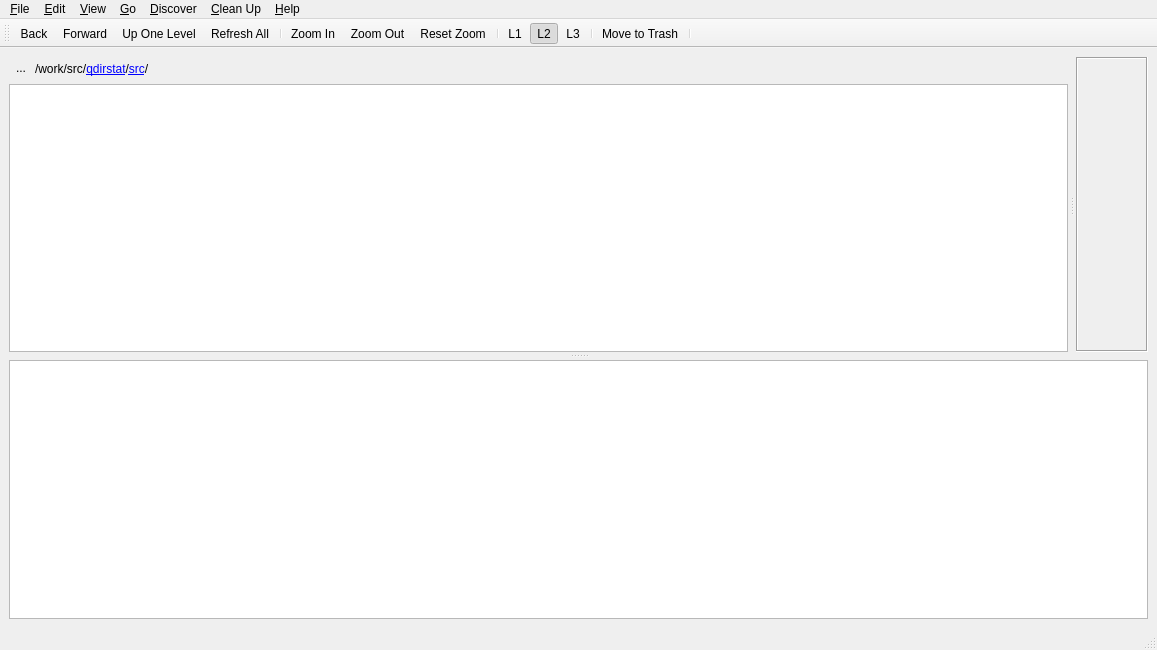
 <widget class="QMainWindow" name="MainWindow">
  <property name="geometry">
   <rect>
    <x>0</x>
    <y>0</y>
    <width>1157</width>
    <height>650</height>
   </rect>
  </property>
  <property name="windowTitle">
   <string>QDirStat Bubbly</string>
  </property>
  <property name="windowIcon">
   <iconset resource="icons.qrc">
    <normaloff>:/icons/qdirstat.svg</normaloff>:/icons/qdirstat.svg</iconset>
  </property>
  <widget class="QWidget" name="centralWidget">
   <layout class="QVBoxLayout" name="verticalLayout">
    <item>
     <widget class="QSplitter" name="mainWinSplitter">
      <property name="orientation">
       <enum>Qt::Vertical</enum>
      </property>
      <property name="handleWidth">
       <number>8</number>
      </property>
      <widget class="QSplitter" name="topViewsSplitter">
       <property name="orientation">
        <enum>Qt::Horizontal</enum>
       </property>
       <property name="handleWidth">
        <number>8</number>
       </property>
       <widget class="QWidget" name="treeViewContainer" native="true">
        <property name="sizePolicy">
         <sizepolicy hsizetype="Expanding" vsizetype="Expanding">
          <horstretch>1</horstretch>
          <verstretch>1</verstretch>
         </sizepolicy>
        </property>
        <layout class="QVBoxLayout" name="treeViewLayout">
         <property name="spacing">
          <number>0</number>
         </property>
         <property name="leftMargin">
          <number>0</number>
         </property>
         <property name="topMargin">
          <number>0</number>
         </property>
         <property name="rightMargin">
          <number>0</number>
         </property>
         <property name="bottomMargin">
          <number>0</number>
         </property>
         <item>
          <layout class="QHBoxLayout" name="breadcrumbHBox">
           <property name="spacing">
            <number>0</number>
           </property>
           <item>
            <widget class="QToolButton" name="bookmarkButton">
             <property name="toolTip">
              <string>Bookmark / Un-Bookmark</string>
             </property>
             <property name="layoutDirection">
              <enum>Qt::LeftToRight</enum>
             </property>
             <property name="text">
              <string notr="true">...</string>
             </property>
             <property name="icon">
              <iconset resource="icons.qrc">
               <normaloff>:/icons/bookmark-off.png</normaloff>
               <normalon>:/icons/bookmark.png</normalon>:/icons/bookmark-off.png</iconset>
             </property>
             <property name="shortcut">
              <string>Ctrl+D</string>
             </property>
             <property name="checkable">
              <bool>true</bool>
             </property>
             <property name="autoRaise">
              <bool>true</bool>
             </property>
            </widget>
           </item>
           <item>
            <widget class="QDirStat::BreadcrumbNavigator" name="breadcrumbNavigator">
             <property name="text">
              <string>&lt;html&gt;&lt;head/&gt;&lt;body&gt;&lt;p&gt;/work/src/&lt;a href=&quot;/work/src/qdirstat&quot;&gt;qdirstat&lt;/a&gt;/&lt;a href=&quot;/work/src/qdirstat/src&quot;&gt;src&lt;/a&gt;/&lt;/p&gt;&lt;/body&gt;&lt;/html&gt;</string>
             </property>
             <property name="alignment">
              <set>Qt::AlignBottom|Qt::AlignLeading|Qt::AlignLeft</set>
             </property>
             <property name="indent">
              <number>2</number>
             </property>
            </widget>
           </item>
          </layout>
         </item>
         <item>
          <spacer name="breadcrumbVSpacer">
           <property name="orientation">
            <enum>Qt::Vertical</enum>
           </property>
           <property name="sizeType">
            <enum>QSizePolicy::Fixed</enum>
           </property>
           <property name="sizeHint" stdset="0">
            <size>
             <width>20</width>
             <height>6</height>
            </size>
           </property>
          </spacer>
         </item>
         <item>
          <widget class="QDirStat::DirTreeView" name="dirTreeView">
           <property name="sizePolicy">
            <sizepolicy hsizetype="Expanding" vsizetype="Expanding">
             <horstretch>1</horstretch>
             <verstretch>1</verstretch>
            </sizepolicy>
           </property>
          </widget>
         </item>
         <item>
          <widget class="QDirStat::MessagePanel" name="messagePanel" native="true">
           <property name="sizePolicy">
            <sizepolicy hsizetype="Minimum" vsizetype="Fixed">
             <horstretch>0</horstretch>
             <verstretch>0</verstretch>
            </sizepolicy>
           </property>
          </widget>
         </item>
        </layout>
       </widget>
       <widget class="QScrollArea" name="fileDetailsPanel">
        <property name="frameShape">
         <enum>QFrame::Box</enum>
        </property>
        <property name="widgetResizable">
         <bool>true</bool>
        </property>
        <widget class="QDirStat::FileDetailsView" name="fileDetailsView">
         <property name="geometry">
          <rect>
           <x>0</x>
           <y>0</y>
           <width>63</width>
           <height>296</height>
          </rect>
         </property>
        </widget>
       </widget>
      </widget>
      <widget class="QDirStat::TreemapView" name="treemapView"/>
     </widget>
    </item>
   </layout>
  </widget>
  <widget class="QMenuBar" name="menubar">
   <property name="geometry">
    <rect>
     <x>0</x>
     <y>0</y>
     <width>1157</width>
     <height>22</height>
    </rect>
   </property>
   <widget class="QMenu" name="menuFile">
    <property name="title">
     <string>&amp;File</string>
    </property>
    <addaction name="actionOpenDir"/>
    <addaction name="actionOpenPkg"/>
    <addaction name="actionShowUnpkgFiles"/>
    <addaction name="separator"/>
    <addaction name="actionRefreshAll"/>
    <addaction name="actionRefreshSelected"/>
    <addaction name="separator"/>
    <addaction name="actionReadExcludedDirectory"/>
    <addaction name="actionContinueReadingAtMountPoint"/>
    <addaction name="actionStopReading"/>
    <addaction name="separator"/>
    <addaction name="actionAskWriteCache"/>
    <addaction name="actionAskReadCache"/>
    <addaction name="separator"/>
    <addaction name="actionQuit"/>
   </widget>
   <widget class="QMenu" name="menuView">
    <property name="title">
     <string>&amp;View</string>
    </property>
    <widget class="QMenu" name="menuExpandTreeToLevel">
     <property name="title">
      <string>E&amp;xpand Tree to Level</string>
     </property>
     <addaction name="actionExpandTreeLevel0"/>
     <addaction name="actionExpandTreeLevel1"/>
     <addaction name="actionExpandTreeLevel2"/>
     <addaction name="actionExpandTreeLevel3"/>
     <addaction name="actionExpandTreeLevel4"/>
     <addaction name="actionExpandTreeLevel5"/>
    </widget>
    <widget class="QMenu" name="menuTreemap">
     <property name="title">
      <string>Tree&amp;map</string>
     </property>
     <addaction name="actionShowTreemap"/>
     <addaction name="actionTreemapZoomIn"/>
     <addaction name="actionTreemapZoomOut"/>
     <addaction name="actionResetTreemapZoom"/>
     <addaction name="actionTreemapRebuild"/>
    </widget>
    <addaction name="actionCloseAllTreeLevels"/>
    <addaction name="menuExpandTreeToLevel"/>
    <addaction name="menuTreemap"/>
    <addaction name="separator"/>
    <addaction name="actionShowDetailsPanel"/>
    <addaction name="separator"/>
    <addaction name="actionLayout1"/>
    <addaction name="actionLayout2"/>
    <addaction name="actionLayout3"/>
    <addaction name="separator"/>
    <addaction name="actionFileSizeStats"/>
    <addaction name="actionFileTypeStats"/>
    <addaction name="actionFileAgeStats"/>
    <addaction name="actionShowFilesystems"/>
   </widget>
   <widget class="QMenu" name="menuEdit">
    <property name="title">
     <string>&amp;Edit</string>
    </property>
    <addaction name="actionCopyPathToClipboard"/>
    <addaction name="actionMoveToTrash"/>
    <addaction name="actionFindFiles"/>
    <addaction name="separator"/>
    <addaction name="actionConfigure"/>
   </widget>
   <widget class="QMenu" name="menuGo">
    <property name="title">
     <string>&amp;Go</string>
    </property>
    <widget class="QMenu" name="menuBookmarks">
     <property name="tearOffEnabled">
      <bool>true</bool>
     </property>
     <property name="title">
      <string>To &amp;Bookmark</string>
     </property>
     <property name="icon">
      <iconset resource="icons.qrc">
       <normaloff>:/icons/bookmark.png</normaloff>:/icons/bookmark.png</iconset>
     </property>
     <property name="toolTipsVisible">
      <bool>false</bool>
     </property>
    </widget>
    <addaction name="actionGoUp"/>
    <addaction name="actionGoToToplevel"/>
    <addaction name="menuBookmarks"/>
   </widget>
   <widget class="QMenu" name="menuHelp">
    <property name="title">
     <string>&amp;Help</string>
    </property>
    <widget class="QMenu" name="menuProblemsAndSolutions">
     <property name="title">
      <string>Problems and &amp;Solutions</string>
     </property>
     <addaction name="actionCantMoveDirToTrash"/>
     <addaction name="actionBtrfsSizeReporting"/>
     <addaction name="actionShadowedByMount"/>
     <addaction name="actionHeadlessServers"/>
    </widget>
    <addaction name="actionHelp"/>
    <addaction name="actionAbout"/>
    <addaction name="actionAboutQt"/>
    <addaction name="separator"/>
    <addaction name="actionTreemapHelp"/>
    <addaction name="actionPkgViewHelp"/>
    <addaction name="actionUnpkgViewHelp"/>
    <addaction name="actionFileAgeStatsHelp"/>
    <addaction name="separator"/>
    <addaction name="actionWhatsNew"/>
    <addaction name="menuProblemsAndSolutions"/>
    <addaction name="actionDonate"/>
   </widget>
   <widget class="QMenu" name="menuCleanup">
    <property name="tearOffEnabled">
     <bool>true</bool>
    </property>
    <property name="title">
     <string>&amp;Clean Up</string>
    </property>
    <addaction name="actionMoveToTrash"/>
    <addaction name="separator"/>
   </widget>
   <widget class="QMenu" name="menuDiscover">
    <property name="title">
     <string>&amp;Discover</string>
    </property>
    <addaction name="actionDiscoverLargestFiles"/>
    <addaction name="actionDiscoverNewestFiles"/>
    <addaction name="actionDiscoverOldestFiles"/>
    <addaction name="actionDiscoverHardLinkedFiles"/>
    <addaction name="actionDiscoverBrokenSymLinks"/>
    <addaction name="actionDiscoverSparseFiles"/>
   </widget>
   <addaction name="menuFile"/>
   <addaction name="menuEdit"/>
   <addaction name="menuView"/>
   <addaction name="menuGo"/>
   <addaction name="menuDiscover"/>
   <addaction name="menuCleanup"/>
   <addaction name="menuHelp"/>
  </widget>
  <widget class="QStatusBar" name="statusBar"/>
  <widget class="QToolBar" name="toolBar">
   <property name="windowTitle">
    <string>Main Toolbar</string>
   </property>
   <attribute name="toolBarArea">
    <enum>TopToolBarArea</enum>
   </attribute>
   <attribute name="toolBarBreak">
    <bool>false</bool>
   </attribute>
   <addaction name="actionGoBack"/>
   <addaction name="actionGoForward"/>
   <addaction name="actionGoUp"/>
   <addaction name="actionRefreshAll"/>
   <addaction name="separator"/>
   <addaction name="actionTreemapZoomIn"/>
   <addaction name="actionTreemapZoomOut"/>
   <addaction name="actionResetTreemapZoom"/>
   <addaction name="separator"/>
   <addaction name="actionLayout1"/>
   <addaction name="actionLayout2"/>
   <addaction name="actionLayout3"/>
   <addaction name="separator"/>
   <addaction name="actionMoveToTrash"/>
   <addaction name="separator"/>
  </widget>
  <action name="actionQuit">
   <property name="icon">
    <iconset resource="icons.qrc">
     <normaloff>:/icons/window-close.png</normaloff>:/icons/window-close.png</iconset>
   </property>
   <property name="text">
    <string>&amp;Quit</string>
   </property>
   <property name="toolTip">
    <string>Exit application</string>
   </property>
   <property name="shortcut">
    <string>Ctrl+Q</string>
   </property>
  </action>
  <action name="actionOpenDir">
   <property name="icon">
    <iconset resource="icons.qrc">
     <normaloff>:/icons/open-dir.png</normaloff>:/icons/open-dir.png</iconset>
   </property>
   <property name="text">
    <string>&amp;Open Directory...</string>
   </property>
   <property name="toolTip">
    <string>Open a directory to scan.</string>
   </property>
   <property name="shortcut">
    <string>Ctrl+O</string>
   </property>
  </action>
  <action name="actionCloseAllTreeLevels">
   <property name="text">
    <string>&amp;Close All Tree Levels</string>
   </property>
   <property name="toolTip">
    <string>Close all branches of the directory tree.</string>
   </property>
  </action>
  <action name="actionExpandTreeLevel0">
   <property name="text">
    <string>Level &amp;0</string>
   </property>
   <property name="toolTip">
    <string>Expand (open) the directory tree to level 0.</string>
   </property>
  </action>
  <action name="actionExpandTreeLevel1">
   <property name="text">
    <string>Level &amp;1</string>
   </property>
   <property name="toolTip">
    <string>Expand (open) the directory tree to level 1.</string>
   </property>
   <property name="shortcut">
    <string>Ctrl+1</string>
   </property>
  </action>
  <action name="actionExpandTreeLevel2">
   <property name="text">
    <string>Level &amp;2</string>
   </property>
   <property name="toolTip">
    <string>Expand (open) the directory tree to level 2.</string>
   </property>
   <property name="shortcut">
    <string>Ctrl+2</string>
   </property>
  </action>
  <action name="actionExpandTreeLevel3">
   <property name="text">
    <string>Level &amp;3</string>
   </property>
   <property name="toolTip">
    <string>Expand (open) the directory tree to level 3.</string>
   </property>
   <property name="shortcut">
    <string>Ctrl+3</string>
   </property>
  </action>
  <action name="actionExpandTreeLevel4">
   <property name="text">
    <string>Level &amp;4</string>
   </property>
   <property name="toolTip">
    <string>Expand (open) the directory tree to level 4.</string>
   </property>
   <property name="shortcut">
    <string>Ctrl+4</string>
   </property>
  </action>
  <action name="actionExpandTreeLevel5">
   <property name="text">
    <string>Level &amp;5</string>
   </property>
   <property name="toolTip">
    <string>Expand (open) the directory tree to level 5.</string>
   </property>
   <property name="shortcut">
    <string>Ctrl+5</string>
   </property>
  </action>
  <action name="actionExpandTreeLevel6">
   <property name="text">
    <string>Level &amp;6</string>
   </property>
   <property name="toolTip">
    <string>Expand (open) the directory tree to level 6.</string>
   </property>
   <property name="shortcut">
    <string>Ctrl+6</string>
   </property>
  </action>
  <action name="actionExpandTreeLevel7">
   <property name="text">
    <string>Level &amp;7</string>
   </property>
   <property name="toolTip">
    <string>Expand (open) the directory tree to level 7.</string>
   </property>
   <property name="shortcut">
    <string>Ctrl+7</string>
   </property>
  </action>
  <action name="actionExpandTreeLevel8">
   <property name="text">
    <string>Level &amp;8</string>
   </property>
   <property name="toolTip">
    <string>Expand (open) the directory tree to level 8.</string>
   </property>
   <property name="shortcut">
    <string>Ctrl+8</string>
   </property>
  </action>
  <action name="actionExpandTreeLevel9">
   <property name="text">
    <string>Level &amp;9</string>
   </property>
   <property name="toolTip">
    <string>Expand (open) the directory tree to level 9.</string>
   </property>
   <property name="shortcut">
    <string>Ctrl+9</string>
   </property>
  </action>
  <action name="actionStopReading">
   <property name="icon">
    <iconset resource="icons.qrc">
     <normaloff>:/icons/stop.png</normaloff>:/icons/stop.png</iconset>
   </property>
   <property name="text">
    <string>&amp;Stop Reading</string>
   </property>
   <property name="toolTip">
    <string>Stop reading directories.</string>
   </property>
   <property name="shortcut">
    <string>Ctrl+S</string>
   </property>
  </action>
  <action name="actionAskWriteCache">
   <property name="icon">
    <iconset resource="icons.qrc">
     <normaloff>:/icons/document-export.png</normaloff>:/icons/document-export.png</iconset>
   </property>
   <property name="text">
    <string>&amp;Write To Cache File...</string>
   </property>
   <property name="toolTip">
    <string>Write the current directory tree to a cache file.</string>
   </property>
  </action>
  <action name="actionAskReadCache">
   <property name="icon">
    <iconset resource="icons.qrc">
     <normaloff>:/icons/document-import.png</normaloff>:/icons/document-import.png</iconset>
   </property>
   <property name="text">
    <string>&amp;Read Cache File...</string>
   </property>
   <property name="toolTip">
    <string>Read a directory tree from a cache file.</string>
   </property>
  </action>
  <action name="actionRefreshAll">
   <property name="icon">
    <iconset resource="icons.qrc">
     <normaloff>:/icons/refresh.png</normaloff>:/icons/refresh.png</iconset>
   </property>
   <property name="text">
    <string>Refresh &amp;All</string>
   </property>
   <property name="toolTip">
    <string>Re-read the entire directory tree from disk.</string>
   </property>
   <property name="shortcut">
    <string>F5</string>
   </property>
  </action>
  <action name="actionCopyPathToClipboard">
   <property name="icon">
    <iconset resource="icons.qrc">
     <normaloff>:/icons/edit-copy.png</normaloff>:/icons/edit-copy.png</iconset>
   </property>
   <property name="text">
    <string>&amp;Copy Path</string>
   </property>
   <property name="toolTip">
    <string>Copy the full path of the current item to the system clipboard for use in other applications.</string>
   </property>
   <property name="shortcut">
    <string>Ctrl+C</string>
   </property>
  </action>
  <action name="actionTreemapZoomIn">
   <property name="icon">
    <iconset resource="icons.qrc">
     <normaloff>:/icons/zoom-in.png</normaloff>:/icons/zoom-in.png</iconset>
   </property>
   <property name="text">
    <string>Zoom &amp;In</string>
   </property>
   <property name="toolTip">
    <string>Zoom the treemap in (enlarge) one level.</string>
   </property>
   <property name="shortcut">
    <string>Ctrl++</string>
   </property>
  </action>
  <action name="actionTreemapZoomOut">
   <property name="icon">
    <iconset resource="icons.qrc">
     <normaloff>:/icons/zoom-out.png</normaloff>:/icons/zoom-out.png</iconset>
   </property>
   <property name="text">
    <string>Zoom &amp;Out</string>
   </property>
   <property name="toolTip">
    <string>Zoom the treemap out one level.</string>
   </property>
   <property name="shortcut">
    <string>Ctrl+-</string>
   </property>
  </action>
  <action name="actionResetTreemapZoom">
   <property name="icon">
    <iconset resource="icons.qrc">
     <normaloff>:/icons/zoom-best-fit.png</normaloff>:/icons/zoom-best-fit.png</iconset>
   </property>
   <property name="text">
    <string>&amp;Reset Zoom</string>
   </property>
   <property name="toolTip">
    <string>Reset the treemap zoom factor to normal.</string>
   </property>
   <property name="shortcut">
    <string>Ctrl+0</string>
   </property>
  </action>
  <action name="actionTreemapRebuild">
   <property name="text">
    <string>Re&amp;build</string>
   </property>
   <property name="toolTip">
    <string>Rebuild the treemap.</string>
   </property>
  </action>
  <action name="actionShowTreemap">
   <property name="checkable">
    <bool>true</bool>
   </property>
   <property name="checked">
    <bool>true</bool>
   </property>
   <property name="text">
    <string>&amp;Show Treemap</string>
   </property>
   <property name="toolTip">
    <string>Enable or disable showing the treemap view.</string>
   </property>
   <property name="shortcut">
    <string>F9</string>
   </property>
  </action>
  <action name="actionGoUp">
   <property name="icon">
    <iconset resource="icons.qrc">
     <normaloff>:/icons/go-up.png</normaloff>:/icons/go-up.png</iconset>
   </property>
   <property name="text">
    <string>&amp;Up One Level</string>
   </property>
   <property name="toolTip">
    <string>Up One Level</string>
   </property>
   <property name="shortcut">
    <string>Alt+Up</string>
   </property>
  </action>
  <action name="actionGoToToplevel">
   <property name="icon">
    <iconset resource="icons.qrc">
     <normaloff>:/icons/go-top.png</normaloff>:/icons/go-top.png</iconset>
   </property>
   <property name="text">
    <string>To Tople&amp;vel</string>
   </property>
   <property name="toolTip">
    <string>Navigate to the toplevel directory of this tree.</string>
   </property>
   <property name="shortcut">
    <string>Alt+Home</string>
   </property>
  </action>
  <action name="actionAbout">
   <property name="icon">
    <iconset resource="icons.qrc">
     <normaloff>:/icons/qdirstat.png</normaloff>:/icons/qdirstat.png</iconset>
   </property>
   <property name="text">
    <string>A&amp;bout QDirStat...</string>
   </property>
   <property name="toolTip">
    <string>About QDirStat</string>
   </property>
  </action>
  <action name="actionAboutQt">
   <property name="text">
    <string>About &amp;Qt...</string>
   </property>
   <property name="iconText">
    <string>About Qt...</string>
   </property>
   <property name="toolTip">
    <string>About Qt</string>
   </property>
  </action>
  <action name="actionRefreshSelected">
   <property name="text">
    <string>Re&amp;fresh Selected</string>
   </property>
   <property name="toolTip">
    <string>Reread the selected branch from disk.</string>
   </property>
   <property name="shortcut">
    <string>F6</string>
   </property>
  </action>
  <action name="actionReadExcludedDirectory">
   <property name="text">
    <string>Read &amp;Excluded Directory</string>
   </property>
   <property name="toolTip">
    <string>Read a directory that was excluded by an exclude rule.</string>
   </property>
  </action>
  <action name="actionContinueReadingAtMountPoint">
   <property name="icon">
    <iconset resource="icons.qrc">
     <normaloff>:/icons/hard-disk.png</normaloff>:/icons/hard-disk.png</iconset>
   </property>
   <property name="text">
    <string>Continue Reading at &amp;Mount Point</string>
   </property>
   <property name="toolTip">
    <string>Continue Reading at Mount Point</string>
   </property>
  </action>
  <action name="actionConfigure">
   <property name="icon">
    <iconset resource="icons.qrc">
     <normaloff>:/icons/preferences.png</normaloff>:/icons/preferences.png</iconset>
   </property>
   <property name="text">
    <string>C&amp;onfigure QDirStat</string>
   </property>
   <property name="toolTip">
    <string>Configure QDirStat</string>
   </property>
  </action>
  <action name="actionVerboseSelection">
   <property name="checkable">
    <bool>true</bool>
   </property>
   <property name="text">
    <string>Verbose Selection</string>
   </property>
   <property name="toolTip">
    <string>Switch verbose logging of selecting and unselecting items on or off.</string>
   </property>
   <property name="shortcut">
    <string>Shift+F7</string>
   </property>
  </action>
  <action name="actionMoveToTrash">
   <property name="icon">
    <iconset resource="icons.qrc">
     <normaloff>:/icons/trashcan.png</normaloff>:/icons/trashcan.png</iconset>
   </property>
   <property name="text">
    <string>Move to T&amp;rash</string>
   </property>
   <property name="toolTip">
    <string>Move the selected items to the trash bin.</string>
   </property>
   <property name="shortcut">
    <string>Del</string>
   </property>
  </action>
  <action name="actionDumpSelection">
   <property name="text">
    <string>Dump Selection to Log</string>
   </property>
   <property name="shortcut">
    <string>F7</string>
   </property>
  </action>
  <action name="actionFileTypeStats">
   <property name="text">
    <string>File &amp;Type Statistics</string>
   </property>
   <property name="toolTip">
    <string>File Type Statistics</string>
   </property>
   <property name="shortcut">
    <string>F3</string>
   </property>
  </action>
  <action name="actionHelp">
   <property name="text">
    <string>QDirStat &amp;Help</string>
   </property>
   <property name="iconText">
    <string>QDirStat Help</string>
   </property>
   <property name="toolTip">
    <string>QDirStat Help</string>
   </property>
   <property name="statusTip">
    <string>https://github.com/shundhammer/qdirstat/blob/master/README.md</string>
   </property>
   <property name="shortcut">
    <string>F1</string>
   </property>
  </action>
  <action name="actionFileSizeStats">
   <property name="text">
    <string>File &amp;Size Statistics</string>
   </property>
   <property name="shortcut">
    <string>F2</string>
   </property>
  </action>
  <action name="actionShowDetailsPanel">
   <property name="checkable">
    <bool>true</bool>
   </property>
   <property name="checked">
    <bool>true</bool>
   </property>
   <property name="text">
    <string>Show &amp;Details Panel</string>
   </property>
   <property name="toolTip">
    <string>Show &amp;Details Panel</string>
   </property>
  </action>
  <action name="actionLayout1">
   <property name="checkable">
    <bool>true</bool>
   </property>
   <property name="text">
    <string>Layout &amp;1 (Short)</string>
   </property>
   <property name="iconText">
    <string>L1</string>
   </property>
   <property name="shortcut">
    <string>Alt+1</string>
   </property>
  </action>
  <action name="actionLayout2">
   <property name="checkable">
    <bool>true</bool>
   </property>
   <property name="checked">
    <bool>true</bool>
   </property>
   <property name="text">
    <string>Layout &amp;2 (Classic)</string>
   </property>
   <property name="iconText">
    <string>L2</string>
   </property>
   <property name="shortcut">
    <string>Alt+2</string>
   </property>
  </action>
  <action name="actionLayout3">
   <property name="checkable">
    <bool>true</bool>
   </property>
   <property name="text">
    <string>Layout &amp;3 (Full)</string>
   </property>
   <property name="iconText">
    <string>L3</string>
   </property>
   <property name="shortcut">
    <string>Alt+3</string>
   </property>
  </action>
  <action name="actionDonate">
   <property name="text">
    <string>&amp;Donate...</string>
   </property>
   <property name="iconText">
    <string notr="true">https://www.paypal.com/cgi-bin/webscr?cmd=_s-xclick&amp;hosted_button_id=EYJXAVLGNRR5W</string>
   </property>
   <property name="toolTip">
    <string>Make a donation to support the QDirStat project</string>
   </property>
  </action>
  <action name="actionWhatsNew">
   <property name="text">
    <string>What's &amp;New in this Release...</string>
   </property>
   <property name="toolTip">
    <string>Show release notes in external web browser</string>
   </property>
  </action>
  <action name="actionOpenPkg">
   <property name="icon">
    <iconset resource="icons.qrc">
     <normaloff>:/icons/tree-medium/package.png</normaloff>
     <normalon>:/icons/tree-medium/folder-pkg.png</normalon>:/icons/tree-medium/package.png</iconset>
   </property>
   <property name="text">
    <string>Show Installed &amp;Packages...</string>
   </property>
   <property name="toolTip">
    <string>Show Installed Packages</string>
   </property>
   <property name="shortcut">
    <string>Ctrl+P</string>
   </property>
  </action>
  <action name="actionPkgViewHelp">
   <property name="text">
    <string>The &amp;Packages View...</string>
   </property>
   <property name="iconText">
    <string>The Packages View...</string>
   </property>
   <property name="toolTip">
    <string>The Packages View</string>
   </property>
   <property name="statusTip">
    <string>https://github.com/shundhammer/qdirstat/blob/master/doc/Pkg-View.md</string>
   </property>
  </action>
  <action name="actionShowUnpkgFiles">
   <property name="text">
    <string>Show &amp;Unpackaged Files...</string>
   </property>
   <property name="toolTip">
    <string>Show only files that do NOT belong to an installed software package</string>
   </property>
   <property name="shortcut">
    <string>Ctrl+U</string>
   </property>
  </action>
  <action name="actionUnpkgViewHelp">
   <property name="text">
    <string>The &amp;Unpackaged Files View...</string>
   </property>
   <property name="iconText">
    <string>The Unpackaged Files View...</string>
   </property>
   <property name="toolTip">
    <string>The Unpackaged Files View</string>
   </property>
   <property name="statusTip">
    <string>https://github.com/shundhammer/qdirstat/blob/master/doc/Unpkg-View.md</string>
   </property>
  </action>
  <action name="actionShowFilesystems">
   <property name="text">
    <string>Show Mounted &amp;Filesystems</string>
   </property>
   <property name="shortcut">
    <string>Ctrl+M</string>
   </property>
  </action>
  <action name="actionDiscoverLargestFiles">
   <property name="text">
    <string>&amp;Largest Files</string>
   </property>
   <property name="toolTip">
    <string>Largest Files</string>
   </property>
  </action>
  <action name="actionDiscoverNewestFiles">
   <property name="text">
    <string>&amp;Newest Files</string>
   </property>
   <property name="toolTip">
    <string>Newest Files</string>
   </property>
  </action>
  <action name="actionDiscoverOldestFiles">
   <property name="text">
    <string>&amp;Oldest Files</string>
   </property>
   <property name="toolTip">
    <string>Oldest Files</string>
   </property>
  </action>
  <action name="actionDiscoverHardLinkedFiles">
   <property name="text">
    <string>Files with Multiple &amp;Hard Links</string>
   </property>
   <property name="toolTip">
    <string>Files with Multiple Hard Links</string>
   </property>
  </action>
  <action name="actionDiscoverBrokenSymLinks">
   <property name="text">
    <string>&amp;Broken Symbolic LInks</string>
   </property>
   <property name="toolTip">
    <string>Broken Symbolic LInks</string>
   </property>
  </action>
  <action name="actionDiscoverSparseFiles">
   <property name="text">
    <string>&amp;Sparse Files</string>
   </property>
   <property name="toolTip">
    <string>Sparse Files</string>
   </property>
  </action>
  <action name="actionBtrfsSizeReporting">
   <property name="text">
    <string>&amp;Btrfs Size Reporting...</string>
   </property>
   <property name="statusTip">
    <string>https://github.com/shundhammer/qdirstat/blob/master/doc/Btrfs-Free-Size.md</string>
   </property>
  </action>
  <action name="actionShadowedByMount">
   <property name="text">
    <string>Files Shadowed by a &amp;Mount...</string>
   </property>
   <property name="iconText">
    <string>Files Shadowed by a Mount...</string>
   </property>
   <property name="toolTip">
    <string>Files Shadowed by a Mount</string>
   </property>
   <property name="statusTip">
    <string>https://github.com/shundhammer/qdirstat/blob/master/doc/Shadowed-by-Mount.md</string>
   </property>
  </action>
  <action name="actionHeadlessServers">
   <property name="text">
    <string>QDirStat for &amp;Headless Servers...</string>
   </property>
   <property name="iconText">
    <string>QDirStat for Headless Servers...</string>
   </property>
   <property name="toolTip">
    <string>QDirStat for Headless Servers</string>
   </property>
   <property name="statusTip">
    <string>https://github.com/shundhammer/qdirstat/blob/master/doc/QDirStat-for-Servers.md</string>
   </property>
  </action>
  <action name="actionCantMoveDirToTrash">
   <property name="text">
    <string>Can't Move a Directory to &amp;Trash...</string>
   </property>
   <property name="statusTip">
    <string>https://github.com/shundhammer/qdirstat/blob/master/doc/Troubleshooting.md#cant-move-a-directory-to-trash</string>
   </property>
  </action>
  <action name="actionFileAgeStats">
   <property name="text">
    <string>File &amp;Age Statistics</string>
   </property>
   <property name="shortcut">
    <string>F4</string>
   </property>
  </action>
  <action name="actionDiscoverFilesFromYear">
   <property name="text">
    <string>Files from &amp;Year</string>
   </property>
  </action>
  <action name="actionGoBack">
   <property name="icon">
    <iconset resource="icons.qrc">
     <normaloff>:/icons/go-left.png</normaloff>:/icons/go-left.png</iconset>
   </property>
   <property name="text">
    <string>&amp;Back</string>
   </property>
   <property name="toolTip">
    <string>Go back to the previous directory</string>
   </property>
   <property name="shortcut">
    <string>Alt+Left</string>
   </property>
  </action>
  <action name="actionGoForward">
   <property name="icon">
    <iconset resource="icons.qrc">
     <normaloff>:/icons/go-right.png</normaloff>:/icons/go-right.png</iconset>
   </property>
   <property name="text">
    <string>&amp;Forward</string>
   </property>
   <property name="toolTip">
    <string>&lt;html&gt;&lt;head/&gt;&lt;body&gt;&lt;p&gt;Go forward again to the next directory (after going back).&lt;/p&gt;&lt;/body&gt;&lt;/html&gt;</string>
   </property>
   <property name="shortcut">
    <string>Alt+Right</string>
   </property>
  </action>
  <action name="actionFileAgeStatsHelp">
   <property name="text">
    <string>The File &amp;Age Statistics...</string>
   </property>
   <property name="statusTip">
    <string>https://github.com/shundhammer/qdirstat/blob/master/doc/File-Age-Stats.md</string>
   </property>
  </action>
  <action name="actionFindFiles">
   <property name="text">
    <string>&amp;Find...</string>
   </property>
   <property name="toolTip">
    <string>Find Files or Directories in the Scanned Tree</string>
   </property>
   <property name="shortcut">
    <string>Ctrl+F</string>
   </property>
  </action>
  <action name="actionSelectAllBookmarks">
   <property name="text">
    <string>Select &amp;All</string>
   </property>
   <property name="toolTip">
    <string>Select all Bookmarks in the Tree</string>
   </property>
  </action>
  <action name="actionTreemapHelp">
   <property name="text">
    <string>The &amp;Treemap Graphics...</string>
   </property>
   <property name="toolTip">
    <string>The colored graphics in the main window explained</string>
   </property>
   <property name="statusTip">
    <string>https://github.com/shundhammer/qdirstat/blob/master/doc/Treemap.md</string>
   </property>
  </action>
 </widget>
